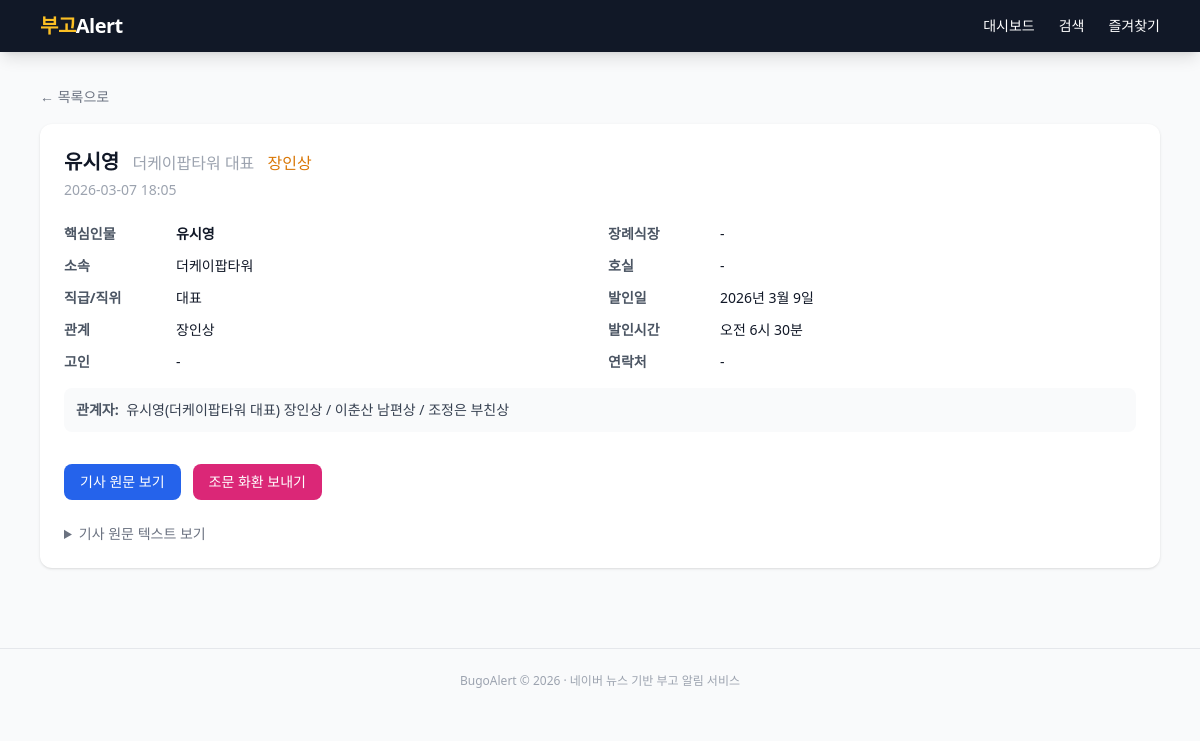
/obituary/3, run on an earlier commit of the app's database.
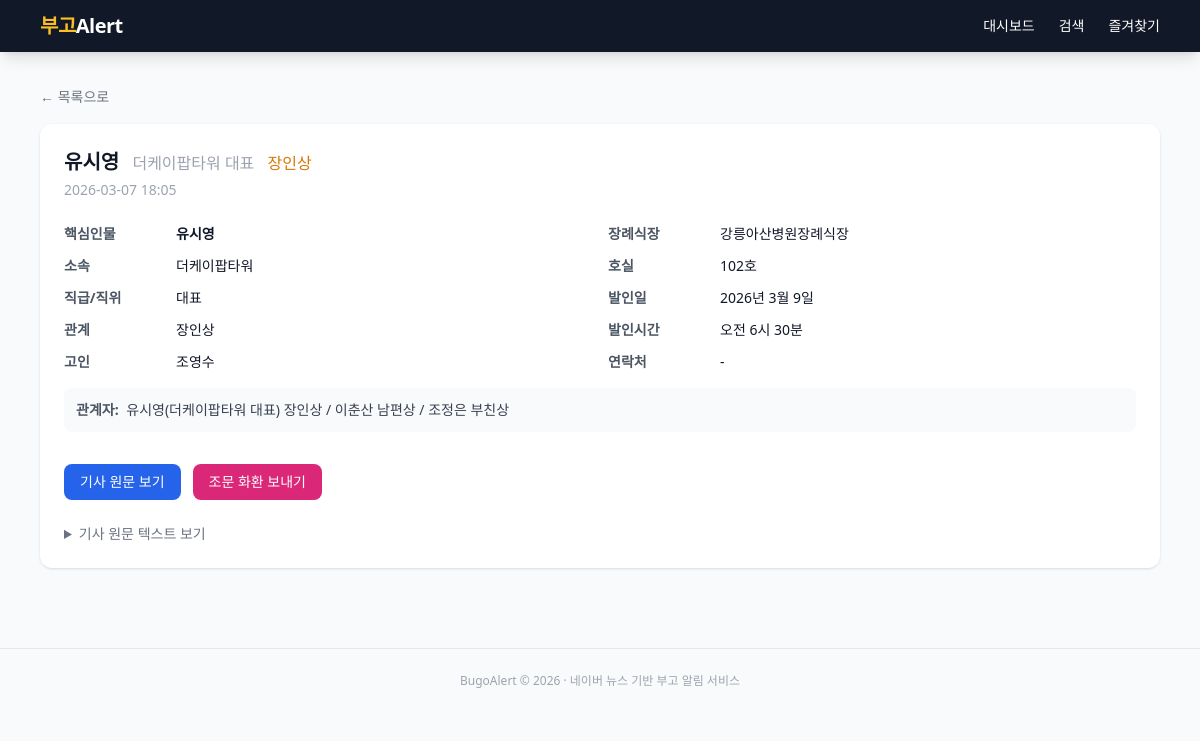
And on a later commit of the database.
### app/models.py (models this page shows)
class Obituary(Base):
    __tablename__ = "obituaries"
    id = Column(Integer, primary_key=True, autoincrement=True)
    source_url = Column(String(512), nullable=False)
    title = Column(String(512), nullable=False)
    key_person = Column(String(100))
    organization = Column(String(200))
    position = Column(String(200))
    deceased_name = Column(String(100))
    deceased_age = Column(String(50))
    relationship = Column(String(100))
    related_persons = Column(Text)
    funeral_hall = Column(String(200))
    room_number = Column(String(50))
    funeral_date = Column(String(100))
    funeral_time = Column(String(50))
    contact = Column(String(100))
    remarks = Column(Text)
    raw_text = Column(Text)
    published_at = Column(DateTime)
    created_at = Column(DateTime, default=datetime.utcnow)
    dedup_key = Column(String(200), unique=True, nullable=True)
    __table_args__ = (
        Index("ix_obituaries_key_person", "key_person"),
        Index("ix_obituaries_org", "organization"),
        Index("ix_obituaries_published", "published_at"),
        Index("ix_obituaries_dedup", "dedup_key"),
        Index("ix_obituaries_source_url", "source_url"),
    )

### app/routers/obituaries.py (the view)
@router.get("/obituary/{obituary_id}")
async def detail(
    request: Request,
    obituary_id: int,
    db: Session = Depends(get_db),
):
    obit = db.query(Obituary).filter(Obituary.id == obituary_id).first()
    if obit is None:
        raise HTTPException(status_code=404, detail="부고를 찾을 수 없습니다")
    return request.app.state.templates.TemplateResponse(
        "detail.html",
        {"request": request, "obit": obit},
    )

### app/templates/detail.html (shortened to what this page needs)
{% extends "base.html" %}
{% block content %}
{% if obit %}
<div class="mb-4">
  <a href="/" class="text-sm text-gray-500 hover:text-gray-700">&larr; 목록으로</a>
</div>
<div class="bg-white rounded-xl shadow p-6">
  <h1 class="text-xl font-bold mb-1">
    {{ obit.key_person or '부고' }}
    {% if obit.organization %}
    <span class="text-gray-400 font-normal text-base ml-2">{{ obit.organization }}{% if obit.position %} {{ obit.position }}{% endif %}</span>
    {% endif %}
    {% if obit.relationship %}
    <span class="text-amber-600 font-normal text-base ml-2">{{ obit.relationship }}</span>
    {% endif %}
  </h1>
  <p class="text-sm text-gray-400 mb-6">{{ obit.published_at.strftime('%Y-%m-%d %H:%M') if obit.published_at else '' }}</p>
  <div class="grid grid-cols-1 md:grid-cols-2 gap-4 text-sm">
    <div class="space-y-3">
      <div class="flex">
        <span class="font-semibold text-gray-600 w-28 shrink-0">핵심인물</span>
        <span class="font-bold">{{ obit.key_person or '-' }}</span>
      </div>
      <div class="flex">
        <span class="font-semibold text-gray-600 w-28 shrink-0">소속</span>
        <span>{{ obit.organization or '-' }}</span>
      </div>
      <div class="flex">
        <span class="font-semibold text-gray-600 w-28 shrink-0">직급/직위</span>
        <span>{{ obit.position or '-' }}</span>
      </div>
      <div class="flex">
        <span class="font-semibold text-gray-600 w-28 shrink-0">관계</span>
        <span>{{ obit.relationship or '-' }}</span>
      </div>
      <div class="flex">
        <span class="font-semibold text-gray-600 w-28 shrink-0">고인</span>
        <span>{{ obit.deceased_name or '-' }}{% if obit.deceased_age %} (향년 {{ obit.deceased_age }}){% endif %}</span>
      </div>
    </div>
    <div class="space-y-3">
      <div class="flex">
        <span class="font-semibold text-gray-600 w-28 shrink-0">장례식장</span>
        <span>{{ obit.funeral_hall or '-' }}</span>
      </div>
      <div class="flex">
        <span class="font-semibold text-gray-600 w-28 shrink-0">호실</span>
        <span>{{ obit.room_number or '-' }}</span>
      </div>
      <div class="flex">
        <span class="font-semibold text-gray-600 w-28 shrink-0">발인일</span>
        <span>{{ (obit.funeral_date or '-')|format_funeral_date_full }}</span>
      </div>
      <div class="flex">
        <span class="font-semibold text-gray-600 w-28 shrink-0">발인시간</span>
        <span>{{ obit.funeral_time or '-' }}</span>
      </div>
      <div class="flex">
        <span class="font-semibold text-gray-600 w-28 shrink-0">연락처</span>
        <span>{{ obit.contact or '-' }}</span>
      </div>
    </div>
  </div>
  {% if obit.related_persons %}
  <div class="mt-4 p-3 bg-gray-50 rounded-lg text-sm">
    <span class="font-semibold text-gray-600">관계자:</span>
    <span class="text-gray-700 ml-1">{{ obit.related_persons }}</span>
  </div>
  {% endif %}
  <div class="mt-8 flex flex-wrap gap-3">
    <a href="{{ obit.source_url }}" target="_blank"
       class="px-4 py-2 bg-blue-600 text-white rounded-lg text-sm font-medium hover:bg-blue-700 transition">
      기사 원문 보기
    </a>
    <a href="/flower/order/{{ obit.id }}"
       class="px-4 py-2 bg-pink-600 text-white rounded-lg text-sm font-medium hover:bg-pink-700 transition">
      조문 화환 보내기
    </a>
  </div>
  {% if obit.raw_text %}
  <details class="mt-6">
    <summary class="text-sm text-gray-500 cursor-pointer hover:text-gray-700">기사 원문 텍스트 보기</summary>
  </details>
  {% endif %}
</div>
{% else %}
<div class="text-center py-20 text-gray-400">
  <p class="text-lg">부고를 찾을 수 없습니다</p>
  <a href="/" class="text-blue-500 hover:underline text-sm mt-2 inline-block">목록으로 돌아가기</a>
</div>
{% endif %}
{% endblock %}

### app/templates/base.html (shortened to what this page needs)
<!DOCTYPE html>
<html lang="ko" class="h-full">
<head>
  <script src="https://cdn.tailwindcss.com"></script>
</head>
<body class="h-full bg-gray-50 text-gray-900">
  <nav class="bg-gray-900 text-white shadow-lg">
    <div class="max-w-6xl mx-auto px-4 py-3 flex items-center justify-between">
      <a href="/" class="text-xl font-bold tracking-tight">
        <span class="text-amber-400">부고</span>Alert
      </a>
      <div class="flex gap-6 text-sm font-medium">
        <a href="/" class="hover:text-amber-300 transition">대시보드</a>
        <a href="/search" class="hover:text-amber-300 transition">검색</a>
        <a href="/favorites" class="hover:text-amber-300 transition">즐겨찾기</a>
      </div>
    </div>
  </nav>
  <main class="max-w-6xl mx-auto px-4 py-8">
    {% block content %}{% endblock %}
  </main>
  <footer class="text-center text-xs text-gray-400 py-6 border-t mt-12">
    BugoAlert &copy; 2026 &middot; 네이버 뉴스 기반 부고 알림 서비스
  </footer>
</body>
</html>

### app/templates/base.html (style rules this page uses)
html { font-size: clamp(14px, 2vw, 16px); }
body { font-size: 1rem; }

What changed in the data, as far as the page shows it:
changed Obituary "유시영": deceased_name "-" → "조영수"; funeral_hall "-" → "강릉아산병원장례식장"; room_number "-" → "102호"
